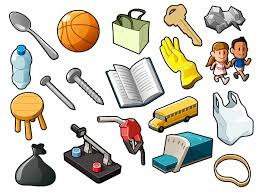
#> input picture disp_labs/stdimgs/objects.jpeg, 259 x 194 px
$ python 7.py
#> lines starting #> are read from the running program, lines starting #| are printed output that depends on the picture; after the words box and inside, x2 and y2 are one past the last pixel; in counts of white or black regions, pixels touching at a corner belong together
import numpy as np
import matplotlib.pyplot as plt
from scipy import ndimage as ndi
from skimage.feature import peak_local_max
from skimage.segmentation import watershed
from skimage.morphology import remove_small_objects, closing, square
from skimage.measure import label
import cv2


def watershed_segmentation(image_path):
#> called with image_path = 'stdimgs/objects.jpeg'
	plt.figure()
	# Load and convert image to grayscale
	image = cv2.imread(image_path, cv2.IMREAD_GRAYSCALE)
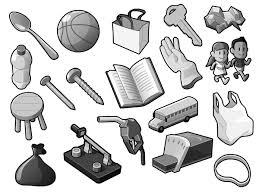
#> image: shape (194, 259); min 0, max 255, mean 207.3
	plt.subplot(231)
	plt.imshow(image)
	plt.title("image")
	# Step 1: Thresholding (binary)
	binary = image > np.mean(image)  # or use Otsu's method
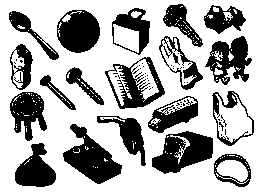
#> binary: shape (194, 259) bool; 67.6% white; 64 black regions (45 under 20 px), largest, box (x1, y1, x2, y2) and area: (63, 124, 122, 184) 1668, (152, 131, 213, 174) 1597, (57, 10, 100, 53) 1386
	plt.subplot(232)
	plt.imshow(binary)
	plt.title("binary")
	binary = closing(binary, square(3))  # Step 2: Noise removal
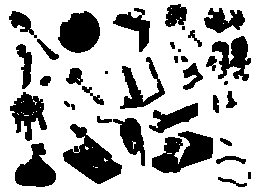
#> binary: shape (194, 259) bool; 72.9% white; 37 black regions (4 under 20 px), largest, box (x1, y1, x2, y2) and area: (63, 124, 122, 184) 1655, (152, 131, 213, 173) 1518, (58, 11, 100, 53) 1296
	plt.subplot(233)
	plt.imshow(binary)
	plt.title("binray closing")

	# Step 3: Remove small objects
	cleaned = remove_small_objects(binary, min_size=30)
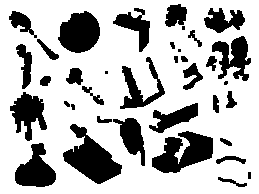
#> cleaned: shape (194, 259) bool; 72.7% white; 37 black regions (4 under 20 px), largest, box (x1, y1, x2, y2) and area: (63, 124, 122, 184) 1686, (152, 131, 213, 173) 1525, (58, 11, 100, 53) 1296
	plt.subplot(234)
	plt.imshow(cleaned)
	plt.title("cleaned")
	# Step 4: Compute distance transform
	distance = ndi.distance_transform_edt(cleaned)
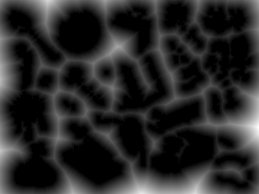
#> distance: shape (194, 259) float64; min 0, max 31.38, mean 5; drawn with min black and max white
	plt.subplot(235)
	plt.imshow(distance)
	plt.title("distance")
	# Step 5: Detect local maxima (markers)
	coords = peak_local_max(
		distance, labels=cleaned, footprint=np.ones((3, 3))
	)
#> coords = 585 pairs, first value 1 to 192, second value 1 to 257

	# Create a mask (marker image) from the coordinates
	local_maxi = np.zeros_like(distance, dtype=bool)
	local_maxi[tuple(coords.T)] = True

	markers = label(local_maxi)

	# Step 6: Apply Watershed
	labels_ws = watershed(-distance, markers, mask=cleaned)
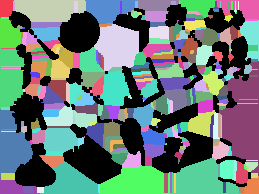
#> labels_ws: shape (194, 259) int32; 328 distinct labels, from 0 to 327; one colour per label, 0 black

	# Visualize the results
	fig, axes = plt.subplots(1, 4, figsize=(16, 5))
	ax = axes.ravel()

	ax[0].imshow(image, cmap="gray")
	ax[0].set_title("Original")

	ax[1].imshow(cleaned, cmap="gray")
	ax[1].set_title("Binary + Morphology")

	ax[2].imshow(-distance, cmap="jet")
	ax[2].set_title("Distance Transform")

	ax[3].imshow(labels_ws, cmap="nipy_spectral")
	ax[3].set_title("Watershed Segmentation")

	for a in ax:
		a.axis("off")

	plt.tight_layout()
	plt.show()
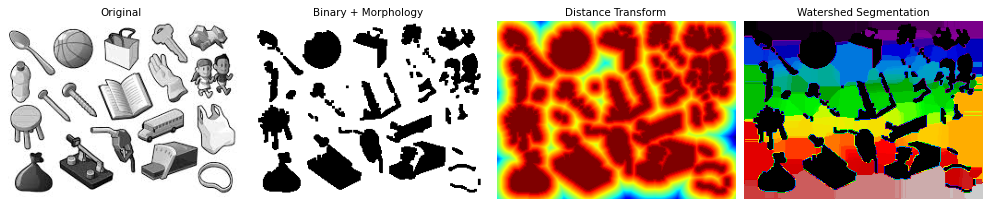
#> figure drawn by matplotlib, 4 panels

	return labels_ws


# Example usage
if __name__ == "__main__":
	watershed_segmentation("stdimgs/objects.jpeg")

$ run again, with disp_labs/stdimgs/HappyFish.jpg copied over disp_labs/stdimgs/objects.jpeg
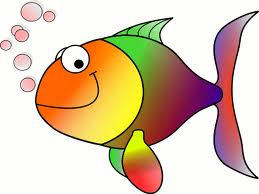
#> input picture disp_labs/stdimgs/HappyFish.jpg, 259 x 194 px
#> in watershed_segmentation, `binary = image > np.mean(image)  # or use Otsu's method`:
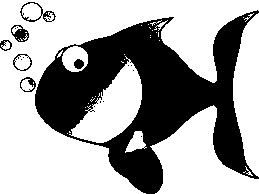
#> binary: shape (194, 259) bool; 64.5% white; 19 black regions (12 under 20 px), largest, box (x1, y1, x2, y2) and area: (35, 10, 259, 194) 17204, (11, 25, 29, 42) 166, (20, 2, 56, 22) 162
#> cleaned: shape (194, 259) bool; 66.2% white; 11 black regions (7 under 20 px), largest, box (x1, y1, x2, y2) and area: (35, 14, 248, 194) 16680, (14, 29, 26, 39) 87, (74, 59, 84, 69) 76, (29, 79, 33, 85) 22
#> coords = 118 pairs, first value 1 to 192, second value 1 to 257
#> labels_ws: shape (194, 259) int32; 84 distinct labels, from 0 to 83
#> in watershed_segmentation, `plt.show()`:
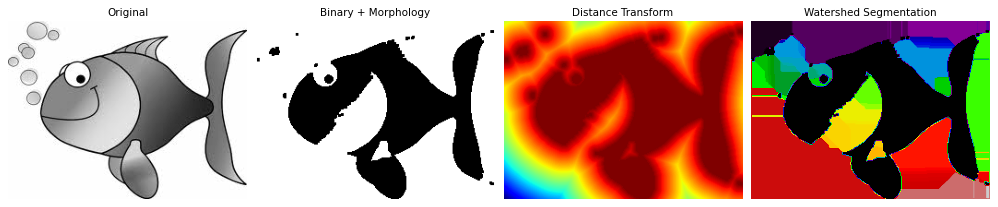
#> figure drawn by matplotlib, 4 panels
